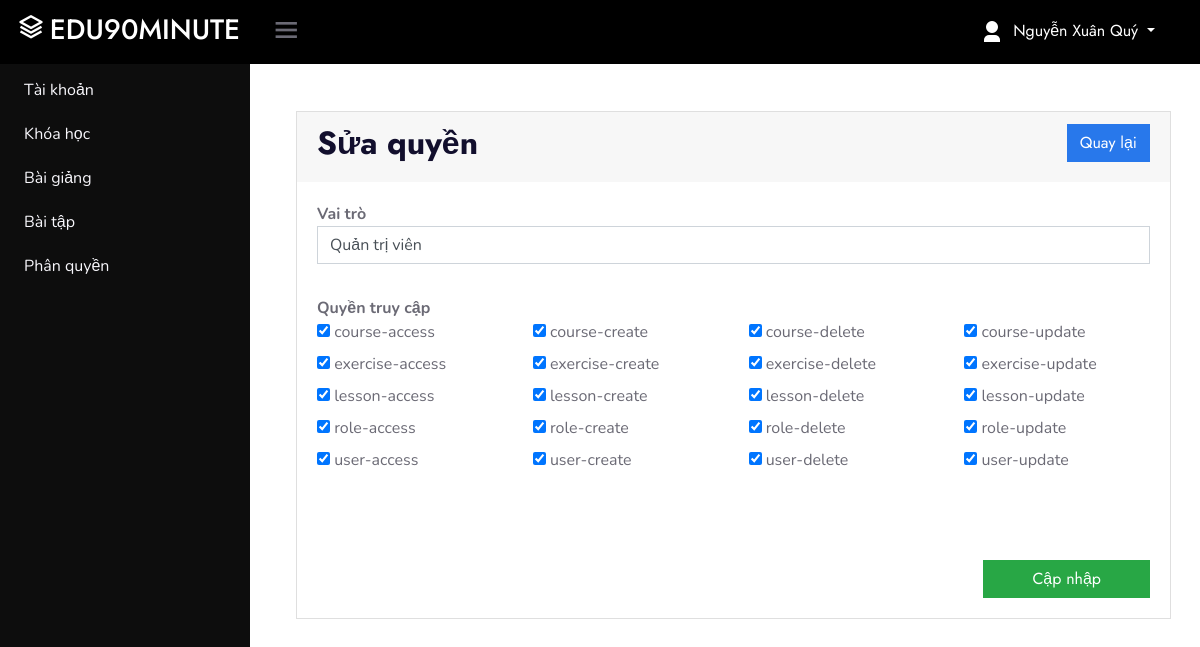
Screenshot of /?ctl=roles&act=edit&id=1 (signed in) with the database file from the repository.
### tables this page shows
CREATE TABLE `permissions` (
  `id` int(11) NOT NULL,
  `name` varchar(255) NOT NULL
);

### Controllers/BaseController.php (called while the page is built, shortened)
<?php
class BaseController{
    protected function view($viewPath, array $data = []){
        include_once self::VIEWS_FOLDER_NAME . str_replace('.', '/', $viewPath) . '.php';
    }
}

### Controllers/Admin/AdminRolesController.php (called while the page is built, shortened)
<?php
    class AdminRolesController extends BaseController{
        protected $data = [];
        public function __construct(){
            $this->rolesModel = new RolesModel;
            $this->data["roles"] = $this->rolesModel->all("roles", ['*']);
            $this->data['role_has_permission'] = $this->rolesModel->all('role_has_permission', ['*']);
            $this->data['permissions'] = $this->rolesModel->all('permissions', ['*'], '', 0, '', ['name' => 'asc']);
        }
        public function edit(){
            foreach($this->data['roles'] as $role){
                if($_REQUEST['id'] == $role['id']){
                    $this->data['roleName'] = $role['name'];
                    break;
                }
            }
            foreach($this->data['role_has_permission'] as $rhp){
                if($_REQUEST['id'] == $rhp['roleId']){
                    $this->data['permissionEdit'][] = $rhp['permissionId'];
                }
            }
            return $this->view('admin.roles.edit', $this->data);
        }
    }

### Models/BaseModel.php (called while the page is built, shortened)
<?php
    class BaseModel extends Database
    {
        protected $connect;
        protected $table;
        protected $colums = ['*'];
        public function  __construct() {
            $this->connect = $this->connect();
        }
        public function all($table = '', $colums = [], $where = [], $start=0, $limit = null, $orderBy = []){
            if(!empty($colums)){
                $select = implode(',', $colums);
            }else $select = implode(',', $this->colums);
            $table = empty($table) ? $this->table : $table;
            $sql = "SELECT ${select} FROM $table";
            $sql = trim($sql ,'OR ');
            if(!empty($orderBy)){
                $sql .= " ORDER BY " .array_keys($orderBy)[0] . " " . array_values($orderBy)[0];
            }
            $query = $this->_query($sql);
            $data = [];
            while($row = mysqli_fetch_assoc($query)){
                $data[] = $row;
            }
            return $data;
        }
        public function _query($sql){
            return mysqli_query($this->connect, $sql);
        }
        public function getPermissionName(){
            $data = [];
            $permissions = [];
            $sql = "SELECT rl.id, rl.name, p.name as permission FROM roles as rl
                    INNER JOIN role_has_permission as rp ON rl.id = rp.roleId
                    INNER JOIN permissions as p ON rp.permissionId = p.id
                    ";
            $query = $this->_query($sql);
            while($row = mysqli_fetch_assoc($query)){
                $data[] = $row;
            }
            if(isset($_SESSION['role'])){
                foreach($data as $value){
                    if($_SESSION['role'] == $value['id']){
                        $permissions[] = trim($value['permission']);
                    }
                }
            }
            return $permissions;
        }
    }

### Core/Database.php (called while the page is built, shortened)
<?php
    class Database
    {
        public function  connect(){
            $connect = mysqli_connect(self::DB_HOST, self::DB_USER, self::DB_PASSWORD, self::DB_NAME);
            mysqli_set_charset($connect, 'utf8');
            if(mysqli_connect_errno() === 0){
                return $connect;
            }
            return false;
        }
    }

### Views/admin/roles/edit.php (the view, shortened to what this page needs)
<div class="container">
        <div class="card">
            <div class="card-header border-0">
                <div class="float-left">
                    <h2>Sửa quyền</h2>
                </div>
                <div class="float-right">
                    <a href="./?ctl=roles&page=<?php echo isset($_GET['page'])?$_GET['page']:1; ?>" class="btn btn-primary">Quay lại</a>
                </div>
            </div>
            <div class="card-body">
                <form action="./?ctl=roles&act=update" name="myForm" method="POST" enctype="multipart/form-data">
                    <div class="row mb-3">
                        <div class="col-xs-12 col-sm-12 col-md-12">
                            <div class="form-group">
                                <strong>Vai trò</strong>
                                <input type="text" name="name" class="form-control" value="<?php echo isset($roleName) ? $roleName : "";  ?>" placeholder="Tên vai trò: Quản trị viên, Quản trị nội dung, ...">
                            </div>
                        </div>
                    </div>
                    <div class="row mb-3">
                        <div class="col-xs-12 col-sm-12 col-md-12">
                            <div class="form-group">
                                <strong>Quyền truy cập</strong>
                                <div class="row">
                                <?php
                                    foreach($permissions as $permission){
                                ?>
                                    <div class="col-xs-12 col-sm-6 col-md-3">
                                        <label>
                                            <input
                                            <?php
                                                if(isset($permissionEdit)){
                                                    echo in_array($permission['id'], $permissionEdit) ? "checked" : "";
                                                }
                                            ?>
                                            type="checkbox"
                                            name="permission[]"
                                            value="<?php echo $permission['id']; ?>">
                                            <?php echo $permission['name']; ?>
                                        </label>
                                    </div>
                                <?php
                                    }
                                ?>
                                </div>
                            </div>
                        </div>
                    </div>
                    <button class="btn btn-success px-5 mt-5 float-right" type="submit">Cập nhập</button>
                </form>
            </div>
        </div>
    </div>

### css/adminStyle.css (style rules this page uses)
:root { --header-height: 3rem; --nav-width: 0px; --first-color: rgb(0, 0, 0); --first-color-light: #AFA5D9; --white-color: #F7F6FB; --body-font: 'Nunito', sans-serif; --normal-font-size: 1rem; --z-fixed: 100 }
body { position: relative; margin: var(--header-height) 0 0 0; padding: 0 1rem; font-family: var(--body-font); font-size: var(--normal-font-size); transition: .5s }
a { text-decoration: none }

### rows the page displays
permissions: id "☑", name "course-access"
permissions: id "☑", name "course-create"
permissions: id "☑", name "course-delete"
permissions: id "☑", name "course-update"
permissions: id "☑", name "exercise-access"
permissions: id "☑", name "exercise-create"
permissions: id "☑", name "exercise-delete"
permissions: id "☑", name "exercise-update"
permissions: id "☑", name "lesson-access"
permissions: id "☑", name "lesson-create"
permissions: id "☑", name "lesson-delete"
permissions: id "☑", name "lesson-update"
permissions: id "☑", name "role-access"
permissions: id "☑", name "role-create"
permissions: id "☑", name "role-delete"
permissions: id "☑", name "role-update"
permissions: id "☑", name "user-access"
permissions: id "☑", name "user-create"
permissions: id "☑", name "user-delete"
permissions: id "☑", name "user-update"

### other values shown
$_SESSION['name'] "Nguyễn Xuân Quý"
